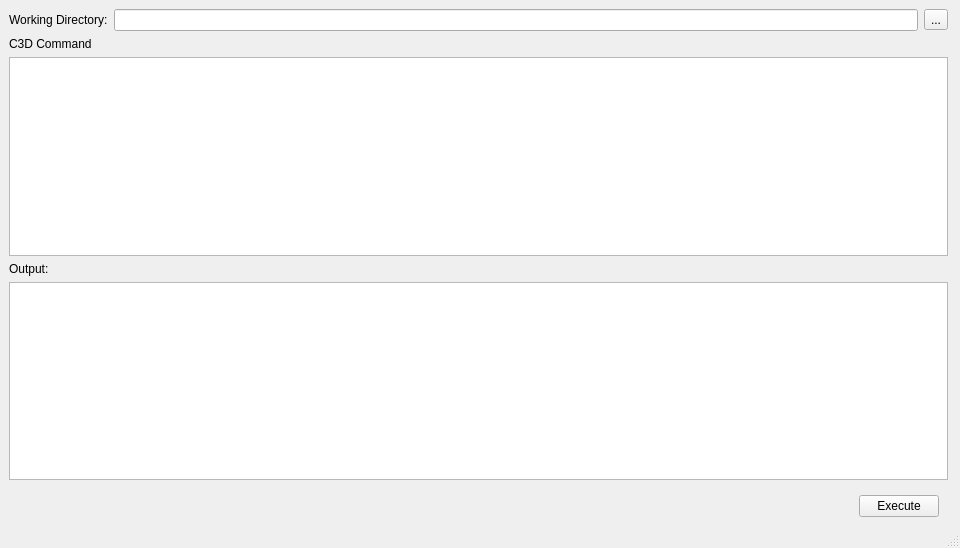
<?xml version="1.0" encoding="UTF-8"?>
<ui version="4.0">
 <class>MainWindow</class>
 <widget class="QMainWindow" name="MainWindow">
  <property name="geometry">
   <rect>
    <x>0</x>
    <y>0</y>
    <width>960</width>
    <height>548</height>
   </rect>
  </property>
  <property name="windowTitle">
   <string>Convert3D User Interface (itksnap.org)</string>
  </property>
  <widget class="QWidget" name="centralwidget">
   <layout class="QVBoxLayout" name="verticalLayout" stretch="0,0,1,0,1,0">
    <property name="rightMargin">
     <number>12</number>
    </property>
    <property name="bottomMargin">
     <number>0</number>
    </property>
    <item>
     <widget class="QFrame" name="frame">
      <property name="frameShape">
       <enum>QFrame::NoFrame</enum>
      </property>
      <property name="frameShadow">
       <enum>QFrame::Raised</enum>
      </property>
      <layout class="QHBoxLayout" name="horizontalLayout">
       <property name="margin">
        <number>0</number>
       </property>
       <item>
        <widget class="QLabel" name="label">
         <property name="text">
          <string>Working Directory:</string>
         </property>
        </widget>
       </item>
       <item>
        <widget class="QLineEdit" name="inWorkDir">
         <property name="readOnly">
          <bool>true</bool>
         </property>
        </widget>
       </item>
       <item>
        <widget class="QToolButton" name="btnChangeDir">
         <property name="text">
          <string>...</string>
         </property>
         <property name="icon">
          <iconset theme="window-new">
           <normaloff/>
          </iconset>
         </property>
        </widget>
       </item>
      </layout>
     </widget>
    </item>
    <item>
     <widget class="QLabel" name="label_2">
      <property name="text">
       <string>C3D Command</string>
      </property>
     </widget>
    </item>
    <item>
     <widget class="CommandEditor" name="teCommand">
      <property name="font">
       <font>
        <family>Courier</family>
        <pointsize>12</pointsize>
       </font>
      </property>
     </widget>
    </item>
    <item>
     <widget class="QLabel" name="label_3">
      <property name="text">
       <string>Output:</string>
      </property>
     </widget>
    </item>
    <item>
     <widget class="QPlainTextEdit" name="teOutput"/>
    </item>
    <item>
     <widget class="QWidget" name="widget" native="true">
      <layout class="QHBoxLayout" name="horizontalLayout_2">
       <item>
        <spacer name="horizontalSpacer">
         <property name="orientation">
          <enum>Qt::Horizontal</enum>
         </property>
         <property name="sizeHint" stdset="0">
          <size>
           <width>40</width>
           <height>20</height>
          </size>
         </property>
        </spacer>
       </item>
       <item>
        <widget class="QPushButton" name="btnRun">
         <property name="text">
          <string>Execute</string>
         </property>
         <property name="shortcut">
          <string>Shift+Return, Ctrl+S, Ctrl+Y</string>
         </property>
        </widget>
       </item>
      </layout>
     </widget>
    </item>
   </layout>
  </widget>
  <widget class="QMenuBar" name="menubar">
   <property name="geometry">
    <rect>
     <x>0</x>
     <y>0</y>
     <width>960</width>
     <height>22</height>
    </rect>
   </property>
  </widget>
  <widget class="QStatusBar" name="statusbar"/>
 </widget>
 <customwidgets>
  <customwidget>
   <class>CommandEditor</class>
   <extends>QTextEdit</extends>
   <header location="global">CommandEditor.h</header>
  </customwidget>
 </customwidgets>
 <tabstops>
  <tabstop>teCommand</tabstop>
  <tabstop>btnRun</tabstop>
  <tabstop>inWorkDir</tabstop>
  <tabstop>btnChangeDir</tabstop>
  <tabstop>teOutput</tabstop>
 </tabstops>
 <resources/>
 <connections/>
</ui>
